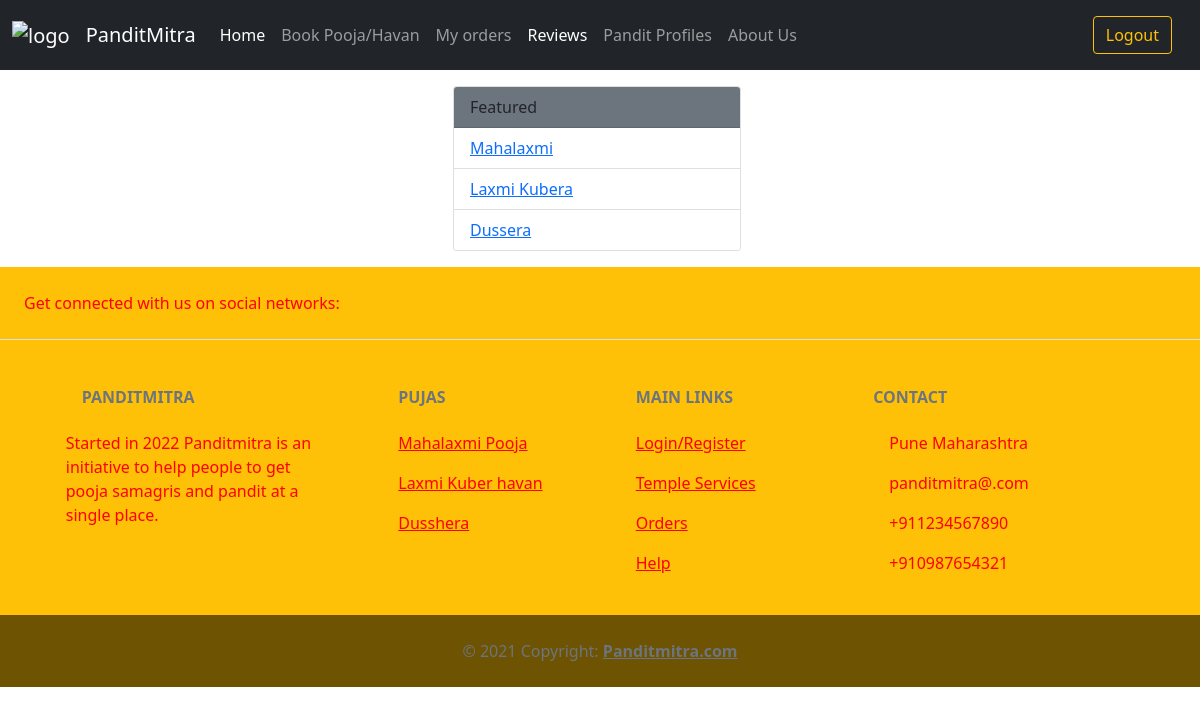
The page /choosePujaForReview/ on the database as committed earlier.
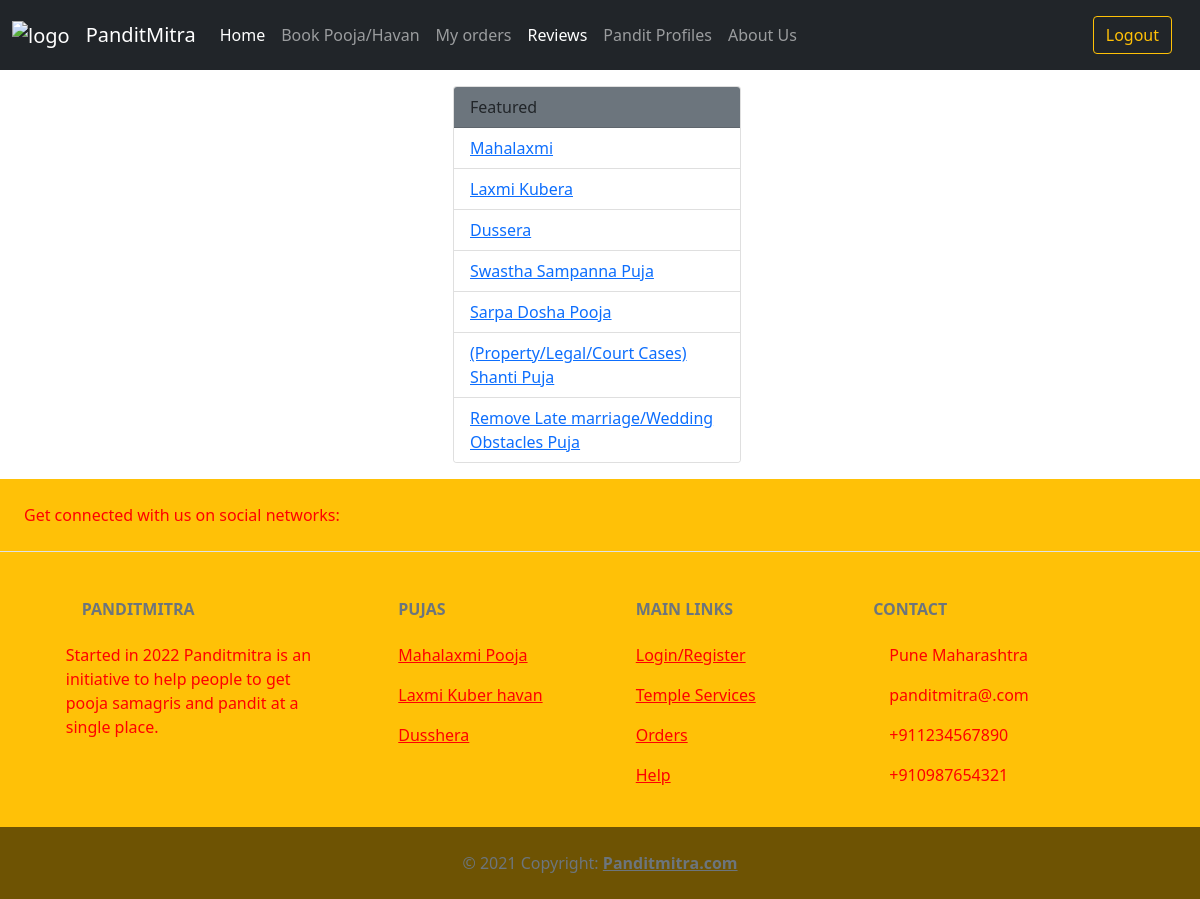
The same page on the database as committed later.
### main/models.py (models this page shows, shortened)
class Puja(models.Model):
    id = models.AutoField(primary_key=True)
    nameOfPuja = models.CharField(max_length=50, unique=True)
    price = models.IntegerField(default=0, validators=[minMax2])
    panditName = models.CharField(max_length=50, blank=True)
    imageUrl = models.TextField(
        default="https://image.shutterstock.com/image-vector/vector-graphic-illustration-indian-pandit-260nw-1803127855.jpg", null=True, blank=True)
    introText = models.CharField(max_length=200, null=True, blank=True)
    discription = models.TextField(null=True, blank=True)

### main/views.py (the view)
# urls.py: path("choosePujaForReview/", views.choosePujaForReview,
def choosePujaForReview(response):
    myPujas = Puja.objects.all()
    return render(response, "choosePujaForReview.html", {"ls": myPujas})

### main/templates/choosePujaForReview.html (shortened to what the changed rows need)
<!DOCTYPE html>
<html lang="en">
<head>
    <link href="https://cdn.jsdelivr.net/npm/bootstrap@5.1.3/dist/css/bootstrap.min.css" rel="stylesheet">
</head>
<body>
        <div class="container-fluid">
            <div class="d-flex justify-content-around">
                <div class="col-md-3 my-3">
                    <div class="card" style="width: 18rem;">
                        <ul class="list-group list-group-flush">
                            {% for item in ls %}
                                <li class="list-group-item"><a href="{% url 'puja' item.id %}">{{item.nameOfPuja}}</a></li>
                            {% endfor %}
                        </ul>
                    </div>
                </div>
            </div>
        </div>
</body>
</html>

Rows that differ between the two databases and show on the page:
added Puja: nameOfPuja "Swastha Sampanna Puja"
added Puja: nameOfPuja "Sarpa Dosha Pooja"
added Puja: nameOfPuja "(Property/Legal/Court Cases) Shanti Puja"
added Puja: nameOfPuja "Remove Late marriage/Wedding Obstacles Puja"
